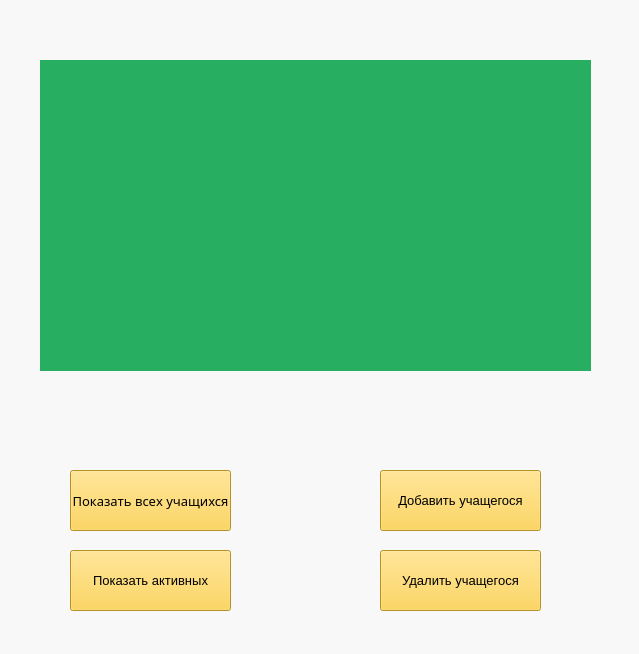
<?xml version="1.0" encoding="UTF-8"?>
<ui version="4.0">
 <class>Assistant</class>
 <widget class="QWidget" name="Assistant">
  <property name="geometry">
   <rect>
    <x>0</x>
    <y>0</y>
    <width>639</width>
    <height>654</height>
   </rect>
  </property>
  <property name="palette">
   <palette>
    <active>
     <colorrole role="WindowText">
      <brush brushstyle="SolidPattern">
       <color alpha="255">
        <red>0</red>
        <green>0</green>
        <blue>0</blue>
       </color>
      </brush>
     </colorrole>
     <colorrole role="Button">
      <brush brushstyle="SolidPattern">
       <color alpha="255">
        <red>248</red>
        <green>248</green>
        <blue>248</blue>
       </color>
      </brush>
     </colorrole>
     <colorrole role="Light">
      <brush brushstyle="SolidPattern">
       <color alpha="255">
        <red>217</red>
        <green>255</green>
        <blue>145</blue>
       </color>
      </brush>
     </colorrole>
     <colorrole role="Midlight">
      <brush brushstyle="SolidPattern">
       <color alpha="255">
        <red>194</red>
        <green>251</green>
        <blue>86</blue>
       </color>
      </brush>
     </colorrole>
     <colorrole role="Dark">
      <brush brushstyle="SolidPattern">
       <color alpha="255">
        <red>85</red>
        <green>124</green>
        <blue>13</blue>
       </color>
      </brush>
     </colorrole>
     <colorrole role="Mid">
      <brush brushstyle="SolidPattern">
       <color alpha="255">
        <red>114</red>
        <green>165</green>
        <blue>18</blue>
       </color>
      </brush>
     </colorrole>
     <colorrole role="Text">
      <brush brushstyle="SolidPattern">
       <color alpha="255">
        <red>0</red>
        <green>0</green>
        <blue>0</blue>
       </color>
      </brush>
     </colorrole>
     <colorrole role="BrightText">
      <brush brushstyle="SolidPattern">
       <color alpha="255">
        <red>255</red>
        <green>255</green>
        <blue>255</blue>
       </color>
      </brush>
     </colorrole>
     <colorrole role="ButtonText">
      <brush brushstyle="SolidPattern">
       <color alpha="255">
        <red>0</red>
        <green>0</green>
        <blue>0</blue>
       </color>
      </brush>
     </colorrole>
     <colorrole role="Base">
      <brush brushstyle="SolidPattern">
       <color alpha="255">
        <red>248</red>
        <green>248</green>
        <blue>248</blue>
       </color>
      </brush>
     </colorrole>
     <colorrole role="Window">
      <brush brushstyle="SolidPattern">
       <color alpha="255">
        <red>248</red>
        <green>248</green>
        <blue>248</blue>
       </color>
      </brush>
     </colorrole>
     <colorrole role="Shadow">
      <brush brushstyle="SolidPattern">
       <color alpha="255">
        <red>0</red>
        <green>0</green>
        <blue>0</blue>
       </color>
      </brush>
     </colorrole>
     <colorrole role="AlternateBase">
      <brush brushstyle="SolidPattern">
       <color alpha="255">
        <red>213</red>
        <green>251</green>
        <blue>141</blue>
       </color>
      </brush>
     </colorrole>
     <colorrole role="ToolTipBase">
      <brush brushstyle="SolidPattern">
       <color alpha="255">
        <red>255</red>
        <green>255</green>
        <blue>220</blue>
       </color>
      </brush>
     </colorrole>
     <colorrole role="ToolTipText">
      <brush brushstyle="SolidPattern">
       <color alpha="255">
        <red>0</red>
        <green>0</green>
        <blue>0</blue>
       </color>
      </brush>
     </colorrole>
    </active>
    <inactive>
     <colorrole role="WindowText">
      <brush brushstyle="SolidPattern">
       <color alpha="255">
        <red>0</red>
        <green>0</green>
        <blue>0</blue>
       </color>
      </brush>
     </colorrole>
     <colorrole role="Button">
      <brush brushstyle="SolidPattern">
       <color alpha="255">
        <red>248</red>
        <green>248</green>
        <blue>248</blue>
       </color>
      </brush>
     </colorrole>
     <colorrole role="Light">
      <brush brushstyle="SolidPattern">
       <color alpha="255">
        <red>217</red>
        <green>255</green>
        <blue>145</blue>
       </color>
      </brush>
     </colorrole>
     <colorrole role="Midlight">
      <brush brushstyle="SolidPattern">
       <color alpha="255">
        <red>194</red>
        <green>251</green>
        <blue>86</blue>
       </color>
      </brush>
     </colorrole>
     <colorrole role="Dark">
      <brush brushstyle="SolidPattern">
       <color alpha="255">
        <red>85</red>
        <green>124</green>
        <blue>13</blue>
       </color>
      </brush>
     </colorrole>
     <colorrole role="Mid">
      <brush brushstyle="SolidPattern">
       <color alpha="255">
        <red>114</red>
        <green>165</green>
        <blue>18</blue>
       </color>
      </brush>
     </colorrole>
     <colorrole role="Text">
      <brush brushstyle="SolidPattern">
       <color alpha="255">
        <red>0</red>
        <green>0</green>
        <blue>0</blue>
       </color>
      </brush>
     </colorrole>
     <colorrole role="BrightText">
      <brush brushstyle="SolidPattern">
       <color alpha="255">
        <red>255</red>
        <green>255</green>
        <blue>255</blue>
       </color>
      </brush>
     </colorrole>
     <colorrole role="ButtonText">
      <brush brushstyle="SolidPattern">
       <color alpha="255">
        <red>0</red>
        <green>0</green>
        <blue>0</blue>
       </color>
      </brush>
     </colorrole>
     <colorrole role="Base">
      <brush brushstyle="SolidPattern">
       <color alpha="255">
        <red>248</red>
        <green>248</green>
        <blue>248</blue>
       </color>
      </brush>
     </colorrole>
     <colorrole role="Window">
      <brush brushstyle="SolidPattern">
       <color alpha="255">
        <red>248</red>
        <green>248</green>
        <blue>248</blue>
       </color>
      </brush>
     </colorrole>
     <colorrole role="Shadow">
      <brush brushstyle="SolidPattern">
       <color alpha="255">
        <red>0</red>
        <green>0</green>
        <blue>0</blue>
       </color>
      </brush>
     </colorrole>
     <colorrole role="AlternateBase">
      <brush brushstyle="SolidPattern">
       <color alpha="255">
        <red>213</red>
        <green>251</green>
        <blue>141</blue>
       </color>
      </brush>
     </colorrole>
     <colorrole role="ToolTipBase">
      <brush brushstyle="SolidPattern">
       <color alpha="255">
        <red>255</red>
        <green>255</green>
        <blue>220</blue>
       </color>
      </brush>
     </colorrole>
     <colorrole role="ToolTipText">
      <brush brushstyle="SolidPattern">
       <color alpha="255">
        <red>0</red>
        <green>0</green>
        <blue>0</blue>
       </color>
      </brush>
     </colorrole>
    </inactive>
    <disabled>
     <colorrole role="WindowText">
      <brush brushstyle="SolidPattern">
       <color alpha="255">
        <red>85</red>
        <green>124</green>
        <blue>13</blue>
       </color>
      </brush>
     </colorrole>
     <colorrole role="Button">
      <brush brushstyle="SolidPattern">
       <color alpha="255">
        <red>248</red>
        <green>248</green>
        <blue>248</blue>
       </color>
      </brush>
     </colorrole>
     <colorrole role="Light">
      <brush brushstyle="SolidPattern">
       <color alpha="255">
        <red>217</red>
        <green>255</green>
        <blue>145</blue>
       </color>
      </brush>
     </colorrole>
     <colorrole role="Midlight">
      <brush brushstyle="SolidPattern">
       <color alpha="255">
        <red>194</red>
        <green>251</green>
        <blue>86</blue>
       </color>
      </brush>
     </colorrole>
     <colorrole role="Dark">
      <brush brushstyle="SolidPattern">
       <color alpha="255">
        <red>85</red>
        <green>124</green>
        <blue>13</blue>
       </color>
      </brush>
     </colorrole>
     <colorrole role="Mid">
      <brush brushstyle="SolidPattern">
       <color alpha="255">
        <red>114</red>
        <green>165</green>
        <blue>18</blue>
       </color>
      </brush>
     </colorrole>
     <colorrole role="Text">
      <brush brushstyle="SolidPattern">
       <color alpha="255">
        <red>85</red>
        <green>124</green>
        <blue>13</blue>
       </color>
      </brush>
     </colorrole>
     <colorrole role="BrightText">
      <brush brushstyle="SolidPattern">
       <color alpha="255">
        <red>255</red>
        <green>255</green>
        <blue>255</blue>
       </color>
      </brush>
     </colorrole>
     <colorrole role="ButtonText">
      <brush brushstyle="SolidPattern">
       <color alpha="255">
        <red>85</red>
        <green>124</green>
        <blue>13</blue>
       </color>
      </brush>
     </colorrole>
     <colorrole role="Base">
      <brush brushstyle="SolidPattern">
       <color alpha="255">
        <red>248</red>
        <green>248</green>
        <blue>248</blue>
       </color>
      </brush>
     </colorrole>
     <colorrole role="Window">
      <brush brushstyle="SolidPattern">
       <color alpha="255">
        <red>248</red>
        <green>248</green>
        <blue>248</blue>
       </color>
      </brush>
     </colorrole>
     <colorrole role="Shadow">
      <brush brushstyle="SolidPattern">
       <color alpha="255">
        <red>0</red>
        <green>0</green>
        <blue>0</blue>
       </color>
      </brush>
     </colorrole>
     <colorrole role="AlternateBase">
      <brush brushstyle="SolidPattern">
       <color alpha="255">
        <red>171</red>
        <green>248</green>
        <blue>27</blue>
       </color>
      </brush>
     </colorrole>
     <colorrole role="ToolTipBase">
      <brush brushstyle="SolidPattern">
       <color alpha="255">
        <red>255</red>
        <green>255</green>
        <blue>220</blue>
       </color>
      </brush>
     </colorrole>
     <colorrole role="ToolTipText">
      <brush brushstyle="SolidPattern">
       <color alpha="255">
        <red>0</red>
        <green>0</green>
        <blue>0</blue>
       </color>
      </brush>
     </colorrole>
    </disabled>
   </palette>
  </property>
  <property name="windowTitle">
   <string>Assistant</string>
  </property>
  <property name="windowIcon">
   <iconset>
    <normaloff>Рисунок1.svg</normaloff>Рисунок1.svg</iconset>
  </property>
  <property name="styleSheet">
   <string notr="true">background-color: rgb(248, 248, 248);</string>
  </property>
  <widget class="QPushButton" name="Show_Student_All">
   <property name="geometry">
    <rect>
     <x>70</x>
     <y>470</y>
     <width>161</width>
     <height>61</height>
    </rect>
   </property>
   <property name="font">
    <font>
     <family>Pristina</family>
     <pointsize>10</pointsize>
    </font>
   </property>
   <property name="styleSheet">
    <string notr="true">background-color: rgb(255, 165, 0);
background-color: rgb(255, 205, 52);</string>
   </property>
   <property name="text">
    <string>Показать всех учащихся</string>
   </property>
   <property name="checkable">
    <bool>false</bool>
   </property>
   <property name="flat">
    <bool>false</bool>
   </property>
  </widget>
  <widget class="QPushButton" name="Add_student">
   <property name="geometry">
    <rect>
     <x>380</x>
     <y>470</y>
     <width>161</width>
     <height>61</height>
    </rect>
   </property>
   <property name="font">
    <font>
     <pointsize>10</pointsize>
    </font>
   </property>
   <property name="styleSheet">
    <string notr="true">background-color: rgb(255, 165, 0);
background-color: rgb(255, 205, 52);</string>
   </property>
   <property name="text">
    <string>Добавить учащегося</string>
   </property>
  </widget>
  <widget class="QPushButton" name="Del_Student">
   <property name="geometry">
    <rect>
     <x>380</x>
     <y>550</y>
     <width>161</width>
     <height>61</height>
    </rect>
   </property>
   <property name="font">
    <font>
     <pointsize>10</pointsize>
    </font>
   </property>
   <property name="styleSheet">
    <string notr="true">background-color: rgb(255, 165, 0);
background-color: rgb(255, 205, 52);</string>
   </property>
   <property name="text">
    <string>Удалить учащегося</string>
   </property>
  </widget>
  <widget class="QPushButton" name="Show_Student_Active">
   <property name="geometry">
    <rect>
     <x>70</x>
     <y>550</y>
     <width>161</width>
     <height>61</height>
    </rect>
   </property>
   <property name="font">
    <font>
     <pointsize>10</pointsize>
    </font>
   </property>
   <property name="autoFillBackground">
    <bool>false</bool>
   </property>
   <property name="styleSheet">
    <string notr="true">background-color: rgb(255, 165, 0);
background-color: rgb(255, 205, 52);</string>
   </property>
   <property name="text">
    <string>Показать активных</string>
   </property>
   <property name="checkable">
    <bool>false</bool>
   </property>
   <property name="flat">
    <bool>false</bool>
   </property>
  </widget>
  <widget class="QLabel" name="Result_Area">
   <property name="geometry">
    <rect>
     <x>40</x>
     <y>60</y>
     <width>551</width>
     <height>311</height>
    </rect>
   </property>
   <property name="mouseTracking">
    <bool>false</bool>
   </property>
   <property name="styleSheet">
    <string notr="true">border-color: rgb(39, 174, 96);
border-color: qlineargradient(spread:pad, x1:0, y1:0, x2:1, y2:0, stop:0 rgba(255, 178, 102, 255), stop:0.55 rgba(235, 148, 61, 255), stop:0.98 rgba(0, 0, 0, 255), stop:1 rgba(0, 0, 0, 0));
background-color: rgb(39, 174, 96);</string>
   </property>
   <property name="text">
    <string/>
   </property>
  </widget>
 </widget>
 <resources>
  <include location="logo.qrc"/>
 </resources>
 <connections/>
</ui>
